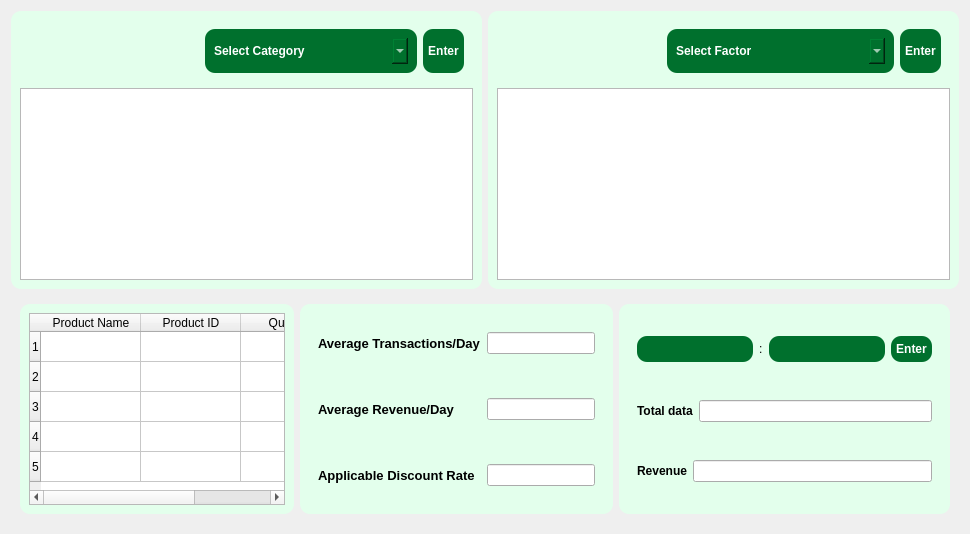
      <widget class="QWidget" name="Frame2">
       <property name="styleSheet">
        <string notr="true">#Frame2 {
    background-color: rgb(2, 50, 21);
}

#widget_10, #widget_9, #widget_11, #widget_12, #widget_13{
    background-color: rgb(227, 255, 236);
    border-radius: 10px;
}
#widget_23, #widget_33, #widget_34,#select_category_2, #select_x_select_2,#select_y_select_2,#select_factor_select_2,#Enter_xy_button_2,#Enter_factor_button_2,#day1_TimeEdit_2,#day2_TimeEdit_2,#widget_38,#day1_LineEdit_2,#day2_LineEdit_2,#Enter_day_button_2{
    background-color: rgb(0, 112, 45);
    color: white;  
    border-radius: 10px; 
    padding: 5px;  
}
#select_x_select_2:hover,#select_category_2:hover,#select_y_select_2:hover,#select_factor_select_2:hover,#Enter_xy_button_2:hover,#Enter_factor_button_2:hover,#day1_TimeEdit_2:hover,#day2_TimeEdit_2:hover{
background-color: rgb(40, 207, 107)
}













</string>
       </property>
       <attribute name="title">
        <string>Transaction Data Description</string>
       </attribute>
       <layout class="QVBoxLayout" name="verticalLayout_2">
        <item>
         <widget class="QWidget" name="widget_3" native="true">
          <property name="sizePolicy">
           <sizepolicy hsizetype="Preferred" vsizetype="Preferred">
            <horstretch>0</horstretch>
            <verstretch>0</verstretch>
           </sizepolicy>
          </property>
          <layout class="QHBoxLayout" name="horizontalLayout_2">
           <property name="leftMargin">
            <number>0</number>
           </property>
           <property name="topMargin">
            <number>0</number>
           </property>
           <property name="rightMargin">
            <number>0</number>
           </property>
           <property name="bottomMargin">
            <number>0</number>
           </property>
           <item>
            <widget class="QWidget" name="widget_10" native="true">
             <layout class="QGridLayout" name="gridLayout_7">
              <item row="0" column="0" alignment="Qt::AlignRight">
               <widget class="QWidget" name="widget_32" native="true">
                <property name="sizePolicy">
                 <sizepolicy hsizetype="Fixed" vsizetype="Preferred">
                  <horstretch>0</horstretch>
                  <verstretch>0</verstretch>
                 </sizepolicy>
                </property>
                <layout class="QHBoxLayout" name="horizontalLayout_35">
                 <item>
                  <widget class="QWidget" name="widget_33" native="true">
                   <property name="sizePolicy">
                    <sizepolicy hsizetype="Fixed" vsizetype="Minimum">
                     <horstretch>0</horstretch>
                     <verstretch>0</verstretch>
                    </sizepolicy>
                   </property>
                   <layout class="QHBoxLayout" name="horizontalLayout_36">
                    <item>
                     <widget class="QLabel" name="label_19">
                      <property name="font">
                       <font>
                        <weight>75</weight>
                        <bold>true</bold>
                       </font>
                      </property>
                      <property name="styleSheet">
                       <string notr="true">color: white</string>
                      </property>
                      <property name="text">
                       <string>&lt;html&gt;&lt;head/&gt;&lt;body&gt;&lt;p&gt;Select Category&lt;/p&gt;&lt;/body&gt;&lt;/html&gt;</string>
                      </property>
                     </widget>
                    </item>
                    <item>
                     <widget class="QComboBox" name="select_x_select_2">
                      <item>
                       <property name="text">
                        <string/>
                       </property>
                      </item>
                      <item>
                       <property name="text">
                        <string>Clothing</string>
                       </property>
                      </item>
                      <item>
                       <property name="text">
                        <string>Books</string>
                       </property>
                      </item>
                      <item>
                       <property name="text">
                        <string>Electronics</string>
                       </property>
                      </item>
                      <item>
                       <property name="text">
                        <string>Home Decor</string>
                       </property>
                      </item>
                     </widget>
                    </item>
                   </layout>
                  </widget>
                 </item>
                 <item>
                  <widget class="QPushButton" name="Enter_xy_button_2">
                   <property name="sizePolicy">
                    <sizepolicy hsizetype="Fixed" vsizetype="Minimum">
                     <horstretch>0</horstretch>
                     <verstretch>0</verstretch>
                    </sizepolicy>
                   </property>
                   <property name="font">
                    <font>
                     <weight>75</weight>
                     <bold>true</bold>
                    </font>
                   </property>
                   <property name="text">
                    <string>Enter</string>
                   </property>
                  </widget>
                 </item>
                </layout>
               </widget>
              </item>
              <item row="1" column="0">
               <widget class="QGraphicsView" name="xy_graphicsView_2"/>
              </item>
             </layout>
            </widget>
           </item>
           <item>
            <widget class="QWidget" name="widget_9" native="true">
             <layout class="QVBoxLayout" name="verticalLayout_17">
              <item alignment="Qt::AlignRight">
               <widget class="QWidget" name="widget_37" native="true">
                <property name="sizePolicy">
                 <sizepolicy hsizetype="Fixed" vsizetype="Preferred">
                  <horstretch>0</horstretch>
                  <verstretch>0</verstretch>
                 </sizepolicy>
                </property>
                <layout class="QHBoxLayout" name="horizontalLayout_38">
                 <item>
                  <widget class="QWidget" name="widget_38" native="true">
                   <property name="sizePolicy">
                    <sizepolicy hsizetype="Fixed" vsizetype="Minimum">
                     <horstretch>0</horstretch>
                     <verstretch>0</verstretch>
                    </sizepolicy>
                   </property>
                   <layout class="QHBoxLayout" name="horizontalLayout_39">
                    <item>
                     <widget class="QLabel" name="label_29">
                      <property name="font">
                       <font>
                        <weight>75</weight>
                        <bold>true</bold>
                       </font>
                      </property>
                      <property name="text">
                       <string>&lt;html&gt;&lt;head/&gt;&lt;body&gt;&lt;p&gt;&lt;span style=&quot; color:#ffffff;&quot;&gt;Select Factor&lt;/span&gt;&lt;/p&gt;&lt;/body&gt;&lt;/html&gt;</string>
                      </property>
                     </widget>
                    </item>
                    <item>
                     <widget class="QComboBox" name="select_factor_select_2">
                      <item>
                       <property name="text">
                        <string/>
                       </property>
                      </item>
                      <item>
                       <property name="text">
                        <string>Looping line chart</string>
                       </property>
                      </item>
                      <item>
                       <property name="text">
                        <string>Pie chart</string>
                       </property>
                      </item>
                     </widget>
                    </item>
                   </layout>
                  </widget>
                 </item>
                 <item>
                  <widget class="QPushButton" name="Enter_factor_button_2">
                   <property name="sizePolicy">
                    <sizepolicy hsizetype="Fixed" vsizetype="Minimum">
                     <horstretch>0</horstretch>
                     <verstretch>0</verstretch>
                    </sizepolicy>
                   </property>
                   <property name="font">
                    <font>
                     <weight>75</weight>
                     <bold>true</bold>
                    </font>
                   </property>
                   <property name="text">
                    <string>Enter</string>
                   </property>
                  </widget>
                 </item>
                </layout>
               </widget>
              </item>
              <item>
               <widget class="QGraphicsView" name="Factor_graphicsView_2"/>
              </item>
             </layout>
            </widget>
           </item>
          </layout>
         </widget>
        </item>
        <item>
         <widget class="QWidget" name="widget_4" native="true">
          <layout class="QHBoxLayout" name="horizontalLayout_3">
           <item>
            <widget class="QWidget" name="widget_11" native="true">
             <layout class="QGridLayout" name="gridLayout_3">
              <item row="0" column="0">
               <widget class="QTableWidget" name="Top5_table_2">
                <property name="font">
                 <font>
                  <pointsize>9</pointsize>
                 </font>
                </property>
                <row>
                 <property name="text">
                  <string>1</string>
                 </property>
                </row>
                <row>
                 <property name="text">
                  <string>2</string>
                 </property>
                </row>
                <row>
                 <property name="text">
                  <string>3</string>
                 </property>
                </row>
                <row>
                 <property name="text">
                  <string>4</string>
                 </property>
                </row>
                <row>
                 <property name="text">
                  <string>5</string>
                 </property>
                </row>
                <column>
                 <property name="text">
                  <string>Product Name</string>
                 </property>
                </column>
                <column>
                 <property name="text">
                  <string>Product ID</string>
                 </property>
                </column>
                <column>
                 <property name="text">
                  <string>Quantity</string>
                 </property>
                </column>
               </widget>
              </item>
             </layout>
            </widget>
           </item>
           <item>
            <widget class="QWidget" name="widget_12" native="true">
             <layout class="QVBoxLayout" name="verticalLayout_20">
              <item>
               <widget class="QWidget" name="widget_18" native="true">
                <layout class="QHBoxLayout" name="horizontalLayout_7">
                 <item>
                  <widget class="QLabel" name="label_36">
                   <property name="font">
                    <font>
                     <pointsize>10</pointsize>
                     <weight>75</weight>
                     <bold>true</bold>
                    </font>
                   </property>
                   <property name="text">
                    <string>Average Transactions/Day</string>
                   </property>
                  </widget>
                 </item>
                 <item>
                  <widget class="QLineEdit" name="AveTrans_LineEdit_2">
                   <property name="sizePolicy">
                    <sizepolicy hsizetype="Maximum" vsizetype="Maximum">
                     <horstretch>0</horstretch>
                     <verstretch>0</verstretch>
                    </sizepolicy>
                   </property>
                  </widget>
                 </item>
                </layout>
               </widget>
              </item>
              <item>
               <widget class="QWidget" name="widget_17" native="true">
                <layout class="QHBoxLayout" name="horizontalLayout_10">
                 <item>
                  <widget class="QLabel" name="label_28">
                   <property name="font">
                    <font>
                     <pointsize>10</pointsize>
                     <weight>75</weight>
                     <bold>true</bold>
                    </font>
                   </property>
                   <property name="text">
                    <string>Average Revenue/Day</string>
                   </property>
                  </widget>
                 </item>
                 <item>
                  <widget class="QLineEdit" name="AveRevenue_LineEdit_2">
                   <property name="sizePolicy">
                    <sizepolicy hsizetype="Maximum" vsizetype="Maximum">
                     <horstretch>0</horstretch>
                     <verstretch>0</verstretch>
                    </sizepolicy>
                   </property>
                  </widget>
                 </item>
                </layout>
               </widget>
              </item>
              <item>
               <widget class="QWidget" name="widget_19" native="true">
                <layout class="QHBoxLayout" name="horizontalLayout_9">
                 <item>
                  <widget class="QLabel" name="label_37">
                   <property name="font">
                    <font>
                     <pointsize>10</pointsize>
                     <weight>75</weight>
                     <bold>true</bold>
                    </font>
                   </property>
                   <property name="text">
                    <string>Applicable Discount Rate</string>
                   </property>
                  </widget>
                 </item>
                 <item>
                  <widget class="QLineEdit" name="AppDiscountRate_LineEdit_2">
                   <property name="sizePolicy">
                    <sizepolicy hsizetype="Maximum" vsizetype="Maximum">
                     <horstretch>0</horstretch>
                     <verstretch>0</verstretch>
                    </sizepolicy>
                   </property>
                  </widget>
                 </item>
                </layout>
               </widget>
              </item>
             </layout>
            </widget>
           </item>
           <item>
            <widget class="QWidget" name="widget_13" native="true">
             <property name="sizePolicy">
              <sizepolicy hsizetype="Maximum" vsizetype="Minimum">
               <horstretch>0</horstretch>
               <verstretch>0</verstretch>
              </sizepolicy>
             </property>
             <layout class="QVBoxLayout" name="verticalLayout_21">
              <item>
               <widget class="QWidget" name="widget_20" native="true">
                <property name="sizePolicy">
                 <sizepolicy hsizetype="Minimum" vsizetype="Fixed">
                  <horstretch>0</horstretch>
                  <verstretch>0</verstretch>
                 </sizepolicy>
                </property>
                <layout class="QHBoxLayout" name="horizontalLayout_8">
                 <item>
                  <widget class="QLineEdit" name="day1_LineEdit_2">
                   <property name="text">
                    <string/>
                   </property>
                  </widget>
                 </item>
                 <item>
                  <widget class="QLabel" name="label_6">
                   <property name="text">
                    <string>:</string>
                   </property>
                  </widget>
                 </item>
                 <item>
                  <widget class="QLineEdit" name="day2_LineEdit_2">
                   <property name="text">
                    <string/>
                   </property>
                  </widget>
                 </item>
                 <item>
                  <widget class="QPushButton" name="Enter_day_button_2">
                   <property name="sizePolicy">
                    <sizepolicy hsizetype="Fixed" vsizetype="Minimum">
                     <horstretch>0</horstretch>
                     <verstretch>0</verstretch>
                    </sizepolicy>
                   </property>
                   <property name="font">
                    <font>
                     <weight>75</weight>
                     <bold>true</bold>
                    </font>
                   </property>
                   <property name="text">
                    <string>Enter</string>
                   </property>
                  </widget>
                 </item>
                </layout>
               </widget>
              </item>
              <item>
               <widget class="QWidget" name="widget_21" native="true">
                <property name="sizePolicy">
                 <sizepolicy hsizetype="Minimum" vsizetype="Fixed">
                  <horstretch>0</horstretch>
                  <verstretch>0</verstretch>
                 </sizepolicy>
                </property>
                <layout class="QHBoxLayout" name="horizontalLayout_24">
                 <item>
                  <widget class="QLabel" name="label">
                   <property name="sizePolicy">
                    <sizepolicy hsizetype="Maximum" vsizetype="Preferred">
                     <horstretch>0</horstretch>
                     <verstretch>0</verstretch>
                    </sizepolicy>
                   </property>
                   <property name="font">
                    <font>
                     <weight>75</weight>
                     <bold>true</bold>
                    </font>
                   </property>
                   <property name="text">
                    <string>Total data</string>
                   </property>
                  </widget>
                 </item>
                 <item>
                  <widget class="QLineEdit" name="TotalData_LineEdit_2">
                   <property name="sizePolicy">
                    <sizepolicy hsizetype="Minimum" vsizetype="Maximum">
                     <horstretch>0</horstretch>
                     <verstretch>0</verstretch>
                    </sizepolicy>
                   </property>
                  </widget>
                 </item>
                </layout>
               </widget>
              </item>
              <item>
               <widget class="QWidget" name="widget_22" native="true">
                <property name="sizePolicy">
                 <sizepolicy hsizetype="Minimum" vsizetype="Fixed">
                  <horstretch>0</horstretch>
                  <verstretch>0</verstretch>
                 </sizepolicy>
                </property>
                <layout class="QHBoxLayout" name="horizontalLayout_25">
                 <item>
                  <widget class="QLabel" name="label_2">
                   <property name="sizePolicy">
                    <sizepolicy hsizetype="Maximum" vsizetype="Preferred">
                     <horstretch>0</horstretch>
                     <verstretch>0</verstretch>
                    </sizepolicy>
                   </property>
                   <property name="font">
                    <font>
                     <weight>75</weight>
                     <bold>true</bold>
                    </font>
                   </property>
                   <property name="text">
                    <string>Revenue</string>
                   </property>
                  </widget>
                 </item>
                 <item>
                  <widget class="QLineEdit" name="Revence_LineEdit_2">
                   <property name="sizePolicy">
                    <sizepolicy hsizetype="Minimum" vsizetype="Maximum">
                     <horstretch>0</horstretch>
                     <verstretch>0</verstretch>
                    </sizepolicy>
                   </property>
                  </widget>
                 </item>
                </layout>
               </widget>
              </item>
             </layout>
            </widget>
           </item>
          </layout>
         </widget>
        </item>
       </layout>
      </widget>
